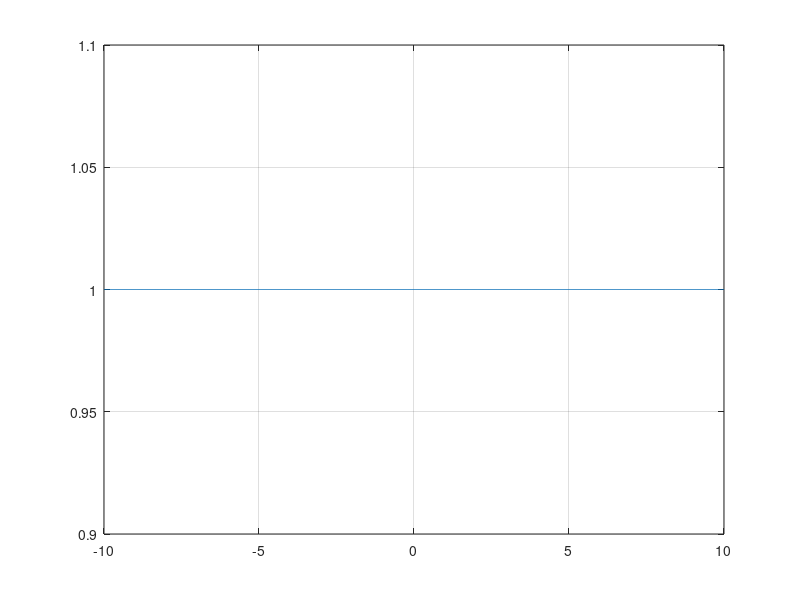

Recreate this plot in MATLAB.
% Train of deltas

T=1;
f=linspace(-10,10,10001);


n=0;
y=ones(1,10001);
plot(f,y);
zoom on;
grid on;
str=input('enter q to quit', 's');
h=figure;
while isempty(str)
    n=n+1;
    y=y+2*cos(2*pi*n*f*T)/T;
    plot(f,y);
    zoom on;
    grid on;
    figure(h);q
    str=input('', 's');
end;
